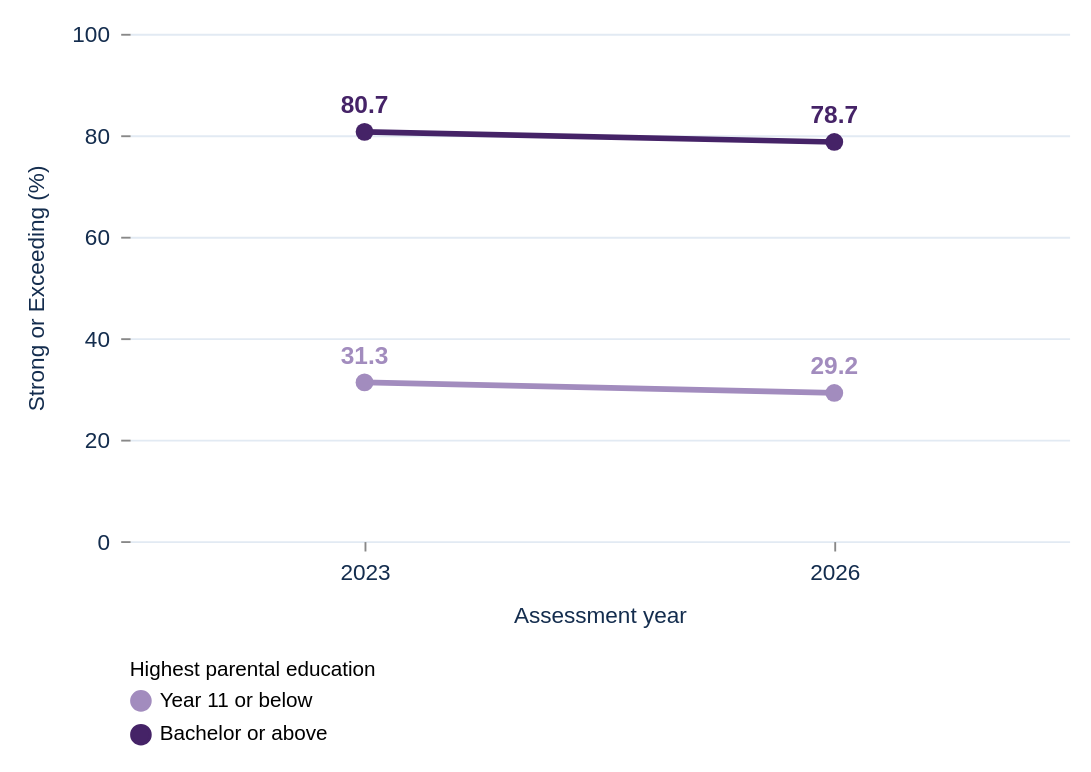

Write a Vega-Lite specification for this figure.
### Vega-Lite specification from a JSON file in a GitHub repository (floating-point values rounded to 4 significant figures)
{"$schema": "https://vega.github.io/schema/vega-lite/v5.json", "background": "transparent", "padding": 12, "config": {"font": "Arial", "view": {"stroke": null}, "axis": {"labelFontSize": 12, "titleFontSize": 12, "titleFontWeight": "normal", "labelColor": "#142d4e", "titleColor": "#142d4e", "domain": false, "gridColor": "#e2eaf3", "labelPadding": 6, "titlePadding": 12}, "legend": {"orient": "bottom", "titleLimit": 300, "labelLimit": 220, "labelFontSize": 11, "titleFontSize": 11, "titleFontWeight": "normal"}, "title": {"anchor": "start", "fontSize": 14, "color": "#142d4e"}}, "width": 500, "height": 270, "data": {"values": [{"year": 2023, "parent": "Year 11 or below", "proficient": 31.29}, {"year": 2023, "parent": "Bachelor or above", "proficient": 80.67}, {"year": 2026, "parent": "Year 11 or below", "proficient": 29.21}, {"year": 2026, "parent": "Bachelor or above", "proficient": 78.68}]}, "encoding": {"x": {"field": "year", "type": "ordinal", "title": "Assessment year", "axis": {"labelAngle": 0}}, "y": {"field": "proficient", "type": "quantitative", "title": "Strong or Exceeding (%)", "scale": {"domain": [0, 100]}}, "color": {"field": "parent", "type": "nominal", "title": "Highest parental education", "scale": {"domain": ["Year 11 or below", "Bachelor or above"], "range": ["#a28cbe", "#452367"]}, "legend": {"columns": 1}}, "detail": {"field": "parent"}, "tooltip": [{"field": "parent", "title": "Parental education"}, {"field": "year", "title": "Year", "format": "d"}, {"field": "proficient", "title": "Strong or Exceeding (%)", "format": ".1f"}]}, "layer": [{"mark": {"type": "line", "point": {"filled": true, "size": 90}, "strokeWidth": 3}}, {"mark": {"type": "text", "dy": -14, "fontSize": 13, "fontWeight": "bold"}, "encoding": {"text": {"field": "proficient", "type": "quantitative", "format": ".1f"}}}]}
